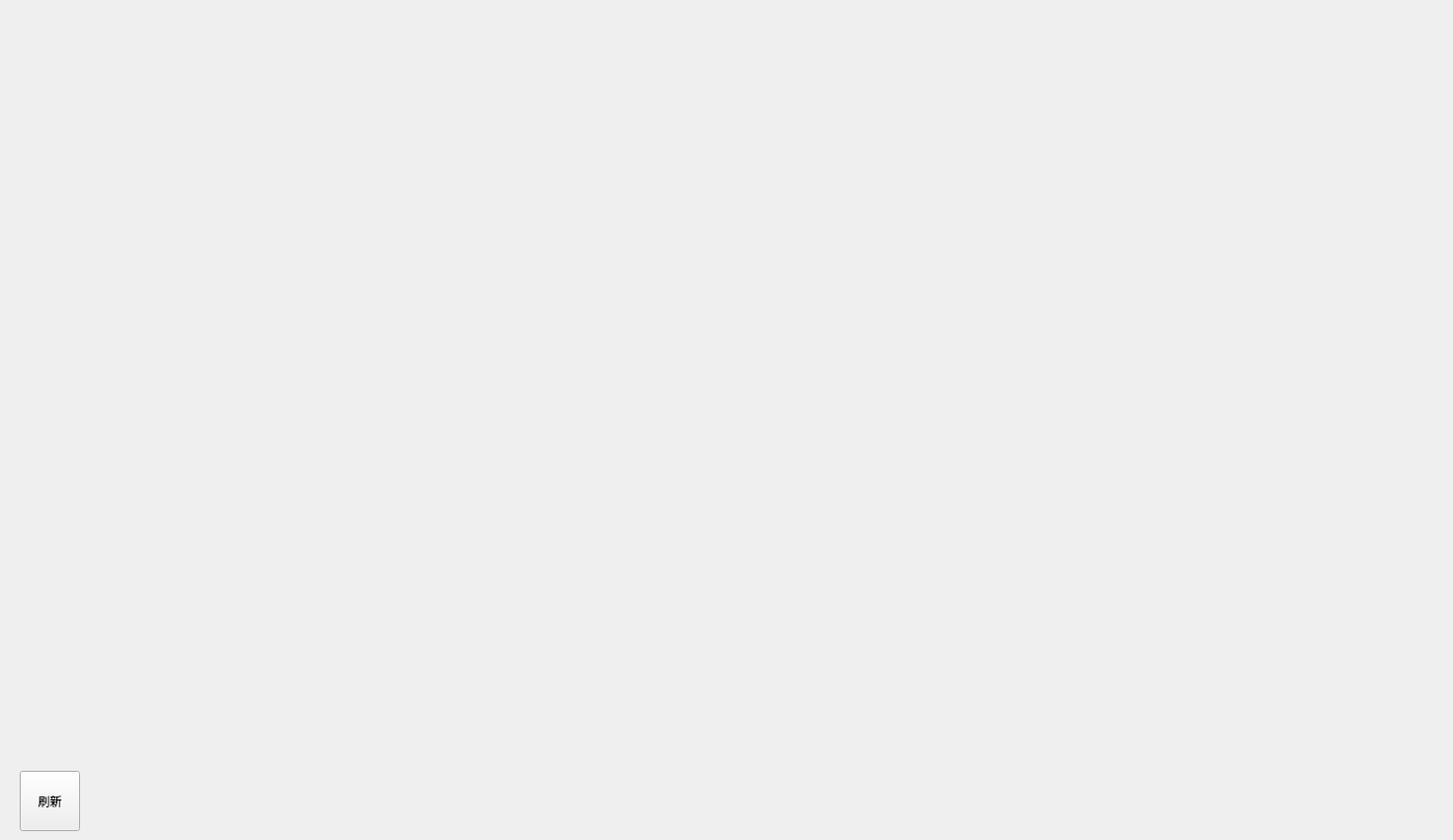
<?xml version="1.0" encoding="UTF-8"?>
<ui version="4.0">
 <class>RoomListWidget</class>
 <widget class="QWidget" name="RoomListWidget">
  <property name="geometry">
   <rect>
    <x>0</x>
    <y>0</y>
    <width>1470</width>
    <height>850</height>
   </rect>
  </property>
  <property name="minimumSize">
   <size>
    <width>1470</width>
    <height>850</height>
   </size>
  </property>
  <property name="maximumSize">
   <size>
    <width>1470</width>
    <height>850</height>
   </size>
  </property>
  <property name="windowTitle">
   <string>Form</string>
  </property>
  <widget class="QPushButton" name="pb_refresh">
   <property name="geometry">
    <rect>
     <x>20</x>
     <y>780</y>
     <width>61</width>
     <height>61</height>
    </rect>
   </property>
   <property name="text">
    <string>刷新</string>
   </property>
  </widget>
 </widget>
 <resources/>
 <connections/>
</ui>
